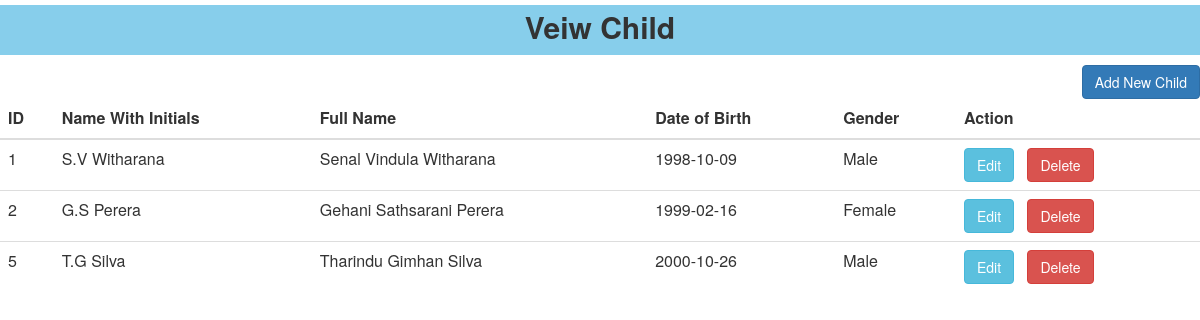
The page /viewchild.php on the database its author committed.
### tables this page shows
CREATE TABLE IF NOT EXISTS `childdetails` (
  `id` int(11) NOT NULL AUTO_INCREMENT,
  `name_with_initial` varchar(500) NOT NULL,
  `full_name` varchar(500) NOT NULL,
  `gender` varchar(50) DEFAULT NULL,
  `birthdate` date DEFAULT NULL,
  `image` blob NOT NULL,
  PRIMARY KEY (`id`)
);

### viewchild.php (the view, shortened to what this page needs)
<DOCKTYPE!>
<?php
    include "config.php";
    $sql="SELECT * FROM childdetails;";
    $result=$conn->query($sql);
?>
<HTML>
        <head>
            <link rel="stylesheet" href="https://maxcdn.bootstrapcdn.com/bootstrap/3.3.7/css/bootstrap.min.css">
        </head>
        <body>
                   <h2 style=" text-align: center;background-color: skyblue; height: 50px; margin-top: 5px; margin-bottom: 10px; padding-top: 5px;padding-bottom: 15px; font-weight: bold">Veiw Child</h2>
                <a class="btn btn-primary" style = "float:right" href="childform.php">Add New Child</a>
                    <table class="table">
                        <thead>
                            <tr>
                                <th>ID</th>
                                <th>Name With Initials</th>
                                <th>Full Name</th>
                                <th>Date of Birth</th>
                                <th>Gender</th>
                                <th>Action</th>
                            </tr>
                            </thead>
                            <tbody>
                                <?php
                                    while($row=$result->fetch_assoc()){
                                 ?>
                                    <tr>
                                        <td><?php echo $row['id']; ?></td>
                                        <td><?php echo $row['name_with_initial']; ?></td>
                                        <td><?php echo $row['full_name'] ?></td>
                                        <td><?php echo $row['birthdate'] ?></td>
                                        <td><?php echo $row['gender'] ?></td>
                                        <td>
                                                <a class="btn btn-info" href="updatechild.php ?id=<?php echo $row['id']; ?>"  >Edit</a>&nbsp;&nbsp;
                                                <a class="btn btn-danger" href="deletechild.php ?id=<?php echo $row['id']; ?>">Delete</a>
                                        </td>
                                    </tr>
                                <?php
                                        }
                                ?>
                            </tbody>
                    </table>
        </body>
    </HTML>

### rows shown on the page
childdetails: id "1", name_with_initial "S.V Witharana", full_name "Senal Vindula Witharana", birthdate "1998-10-09", gender "Male"
childdetails: id "2", name_with_initial "G.S Perera", full_name "Gehani Sathsarani Perera", birthdate "1999-02-16", gender "Female"
childdetails: id "5", name_with_initial "T.G Silva", full_name "Tharindu Gimhan Silva", birthdate "2000-10-26", gender "Male"
